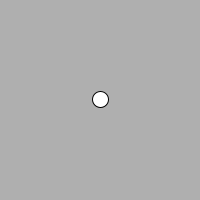
Frame 1 (no input)
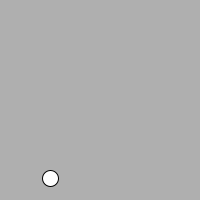
Frame 60 (the mouse pressed at the canvas centre just before this capture)
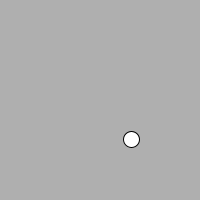
Frame 120 (the mouse held since frame 60 and released just before this capture)

The Processing sketch that drew these frames (run headless with seeded random() and noise(); from frame 60 on, the mouse is pressed at the canvas centre):

// Processing sketch: e09_motion_101__velocity_and_random_acceleration
// ── e09_motion_101__velocity_and_random_acceleration.pde
Mover mover;

void setup() {
  size(200,200);
  mover = new Mover();
}

void draw() {
  background(175);
  mover.update();
  mover.display();
}

class Mover {
  
  PVector location;
  PVector velocity;
  float topspeed;
  
  Mover() {
    location = new PVector(width/2,height/2);
    velocity = new PVector(0,0);
    topspeed = 10;
  }
  
  void update() {
    PVector acceleration = PVector.random2D();
    velocity.add(acceleration);
    velocity.limit(topspeed);
    location.add(velocity);
    _checkEdges();
  }
  
  void display() {
    ellipse(location.x,location.y,16,16);
  }
  
  void _checkEdges() {
    // horizontal
    if (location.x < 0) location.x = width;
    if (location.x > width) location.x = 0;
    
    // vertical
    if (location.y < 0) location.y = height;
    if (location.y > height) location.y = 0;
  }
}
